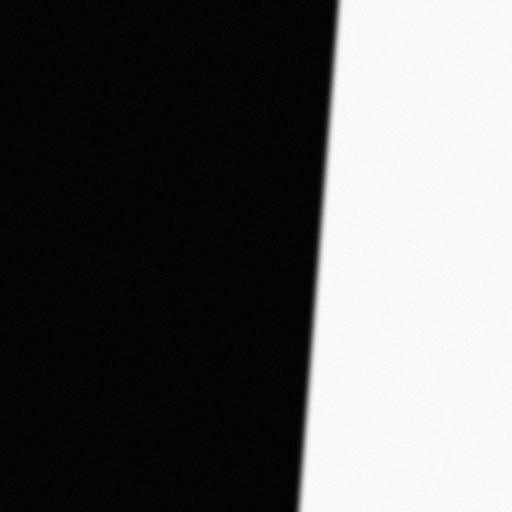
#> input picture images/fantom01.bmp, 512 x 512 px; its folder holds 4 pictures in this run
$ python mtf.py   (older library calls are emulated)
#> lines starting #> are read from the running program, lines starting #| are printed output that depends on the picture
import numpy as np
import matplotlib.pyplot as plt
import cv2
from scipy.fftpack import fft
import os
import random

M = 512
dw = 1 / M
s = 500 * 1e-6
w_param = 1

def MTF(img):
    # nalazenje pragova
    for i in range(512):
        if img[10, i] > 50:
            x11 = i
            y11 = img[10, i]
            break

    for i in range(512):
        if img[500, i] > 50:
            x21 = i
            y21 = img[500, i]
            break

    for i in range(512):
        if img[10, i] > 200:
            x12 = i
            y12 = img[10, i]
            break

    for i in range(512):
        if img[500, i] > 200:
            x22 = i
            y22 = img[500, i]
            break

    k1 = (y12 - y11) / (x12 - x11)
    m1 = (125 - y11) / k1 + x11

    k2 = (y22 - y21) / (x22 - x21)
    m2 = (125 - y21) / k2 + x21

    br = 0
    for i in range(512):
        if img[500, i] > 150:
            br += 1
        if img[10, i] > 150:
            break

    # d = np.abs(m1 - m2)
    d = br * 0.5
    dx = d / 489;

    if x11 == x12 and x21 == x22:
        N = 1
    else:
        N = int(np.floor(1 / dx))

    # ESF
    img_cut = img[:N, :]

    if N == 1:
        esf = np.reshape(img_cut.T, N * 512)
    else:
        # ako nemamo slope uzimamo samo jedan red na sredini
        esf = img[250, :]

    # LSF
    lsf = np.gradient(esf)

    # MTF
    mtf = fft(lsf)
    mtf_normalized = np.abs(mtf[: ((N * 512) // 2)] / mtf[0])
    mtf_normalized = mtf_normalized[:M//2]
    return mtf_normalized

def img_params(img, img_number):
    # slope-> poredimo prvu pojavu belog piksela u prvom i poslednjem redu
    first = 0
    last = 0
    slope = 0
    for i in range(512):
        if img[0, i] > 100: # prag za beli pixel je 100
            first = i
            break
        if img[511, i] > 100:
            last = i
            break
    if first != last:
        slope = 1

    contrast = (np.max(img) - np.min(img)) / (np.max(img) + np.min(img))
    snr = 20 * np.log10(np.mean(img) / np.std(img))
    laplacian = cv2.Laplacian(img, cv2.CV_64F)
    blur = np.var(laplacian)

    return {
        'num': img_number,
        'slope': slope,
        'contrast': contrast,
        'snr': snr,
        'blur': blur,
    }

def analyze(params_list):
    contrasts = [p['contrast'] for p in params_list]
    snrs = [p['snr'] for p in params_list]
    blurs = [p['blur'] for p in params_list]

    mean_contrast = np.sum(contrasts) / 16
    mean_snr = np.sum(snrs) / len(snrs)
    mean_blur = np.sum(blurs) / 16

    contrasts_desc = ['high' if c >= mean_contrast else 'low' for c in contrasts]
    snrs_desc = ['high' if s >= mean_snr else 'low' for s in snrs]
    blurs_desc = ['high' if b >= mean_blur else 'low' for b in blurs]

    w = np.linspace(0, w_param, 256)
    cutoff_f = [w[np.argmax(p['mtf'] < 0.1)] for p in params_list]

    params_desc = []
    for i in range(16):
        param_desc = {
            'img': params_list[i]['img'],
            'mtf': params_list[i]['mtf'],
            'cutoff': cutoff_f[i],
            'num': params_list[i]['num'],
            'slope': params_list[i]['slope'],
            'contrast': contrasts_desc[i],
            'snr': snrs_desc[i],
            'blur': blurs_desc[i],
        }
        params_desc.append(param_desc)
    return params_desc

def subplot_img_mtf(img, x, y, title: str = ''):
    ideal_mtf = np.abs(np.sinc(x))
    plt.figure()
    plt.subplot(1, 2, 1)
    plt.imshow(img, cmap='gray')
    plt.subplot(1, 2, 2)
    plt.title(title)
    plt.plot(x, y)
    plt.plot(x, ideal_mtf)
    plt.xlabel('ciklusa/mm')
    plt.ylabel('MTF')
    plt.grid()
    plt.show()

def print_params(params):
    print('phantom number: ', params['num'])
    print('cutoff freq: ', params['cutoff'])
    print('slope: ', params['slope'])
    print('blur: ', params['blur'])
    print('snr: ', params['snr'])
    print()

if __name__ == '__main__':

    file_list = os.listdir('images')

    params_list = []

    w = np.linspace(0, w_param, 256)
    ideal_mtf = np.abs(np.sinc(w/2))

    for file in file_list:
        img = cv2.imread(f'images/{file}', 0)
#> img is the input picture: shape (512, 512); min 2, max 251, mean 96.4
        img_number = int(file[6:8])
        params = img_params(img, img_number)
#> in img_params, `contrast = (np.max(img) - np.min(img)) / (np.max(img) + np.min(img))`: contrast = 0.984
#> in img_params, `snr = 20 * np.log10(np.mean(img) / np.std(img))`: snr = -1.75
#> in img_params, `laplacian = cv2.Laplacian(img, cv2.CV_64F)`:
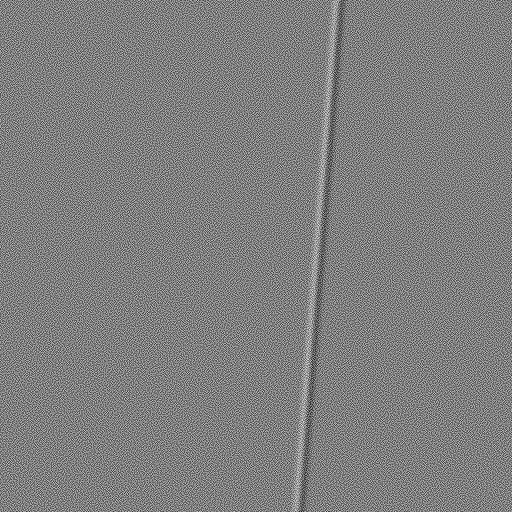
#> laplacian: shape (512, 512) float64; min -23, max 23, mean 0; drawn with min black and max white
#> in img_params, `blur = np.var(laplacian)`: blur = 40.48
#> params = {'num': 1, 'slope': 1, 'contrast': 0.984, 'snr': -1.75, 'blur': 40.48}
        params['img'] = img
        params['mtf'] = MTF(img)
#> the loop in MTF, `for i in range(512):` made 337 passes
#> y11 on pass 337: 77
#> the loop in MTF, `for i in range(512):` made 298 passes
#> y21 on pass 298: 61
#> the loop in MTF, `for i in range(512):` made 342 passes
#> y12 on pass 342: 215
#> the loop in MTF, `for i in range(512):` made 303 passes
#> y22 on pass 303: 205
#> in MTF, `k1 = (y12 - y11) / (x12 - x11)`: k1 = 27.6
#> in MTF, `m1 = (125 - y11) / k1 + x11`: m1 = 337.7
#> in MTF, `k2 = (y22 - y21) / (x22 - x21)`: k2 = 28.8
#> in MTF, `m2 = (125 - y21) / k2 + x21`: m2 = 299.2
#> after the loop in MTF, `for i in range(512):`: br = 40
#> in MTF, `d = br * 0.5`: d = 20
#> in MTF, `dx = d / 489;`: dx = 0.0409
#> in MTF, `N = int(np.floor(1 / dx))`: N = 24
#> in MTF, `img_cut = img[:N, :]`:
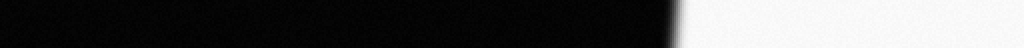
#> img_cut: shape (24, 512) (shown 2 times larger); min 2, max 251, mean 87.2
#> in MTF, `esf = img[250, :]`: esf = 512 values, max 251 at index 327, min 2 at index 1, mean 96.14
#> in MTF, `lsf = np.gradient(esf)`: lsf = 512 values, max 30.5 at index 318, min -2 at index 11, mean 0.484
#> in MTF, `mtf_normalized = np.abs(mtf[: ((N * 512) // 2)] / mtf[0])`: mtf_normalized = 512 values, max 1 at index 0, min 0.00291 at index 253, mean 0.189
#> in MTF, `mtf_normalized = mtf_normalized[:M//2]`: mtf_normalized = 256 values, max 1 at index 0, min 0.00291 at index 253, mean 0.191
        params_list.append(params)
#> pass 2 of the loop `for file in file_list:`:
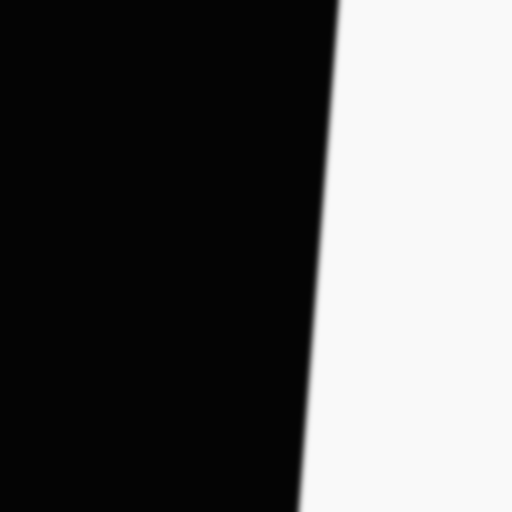
#> input picture images/fantom02.bmp, 512 x 512 px
#> img is the input picture: shape (512, 512); min 4, max 249, mean 96.4
#> contrast = 0.968
#> in img_params (call 2), `laplacian = cv2.Laplacian(img, cv2.CV_64F)`:
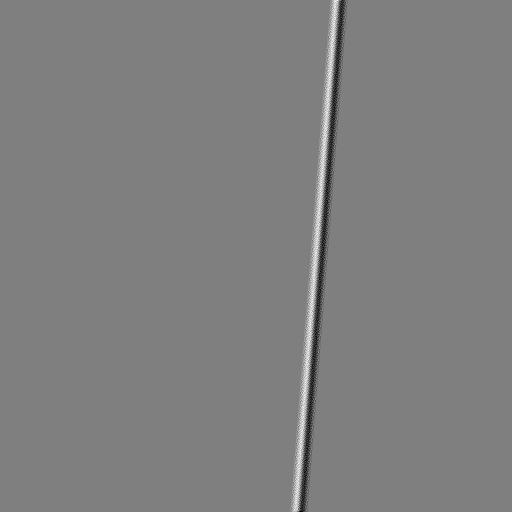
#> laplacian: shape (512, 512) float64; min -9, max 9, mean -1.91e-05; drawn with min black and max white
#> blur = 0.628
#> params = {'num': 2, 'slope': 1, 'contrast': 0.968, 'snr': -1.75, 'blur': 0.628}
#> the loop in MTF (call 2), `for i in range(512):` made 337 passes
#> y11 on pass 337: 75
#> the loop in MTF (call 2), `for i in range(512):` made 298 passes
#> y21 on pass 298: 63
#> the loop in MTF (call 2), `for i in range(512):` made 342 passes
#> the loop in MTF (call 2), `for i in range(512):` made 303 passes
#> y22 on pass 303: 206
#> k1 = 28
#> m1 = 337.8
#> k2 = 28.6
#> after the loop in MTF (call 2), `for i in range(512):`: br = 40
#> in MTF (call 2), `img_cut = img[:N, :]`:
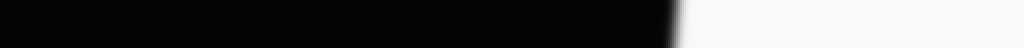
#> img_cut: shape (24, 512) (shown 2 times larger); min 4, max 249, mean 87.2
#> esf = 512 values from 4 to 249
#> lsf = 512 values, max 31 at index 319, min 0 at index 0, mean 0.479
#> in MTF (call 2), `mtf_normalized = np.abs(mtf[: ((N * 512) // 2)] / mtf[0])`: mtf_normalized = 512 values, max 1 at index 0, min 0 at index 256, mean 0.13
#> in MTF (call 2), `mtf_normalized = mtf_normalized[:M//2]`: mtf_normalized = 256 values, max 1 at index 0, min 2.7e-05 at index 255, mean 0.132
#> pass 3 of the loop `for file in file_list:`:
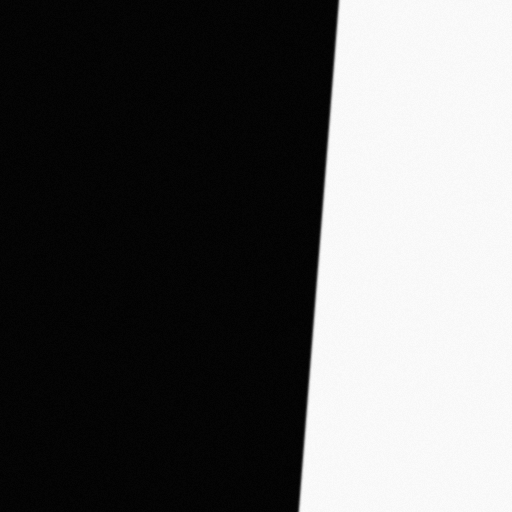
#> input picture images/fantom03.bmp, 512 x 512 px
#> img is the input picture: shape (512, 512); min 2, max 251, mean 96.4
#> contrast = 0.984
#> snr = -1.79
#> in img_params (call 3), `laplacian = cv2.Laplacian(img, cv2.CV_64F)`:
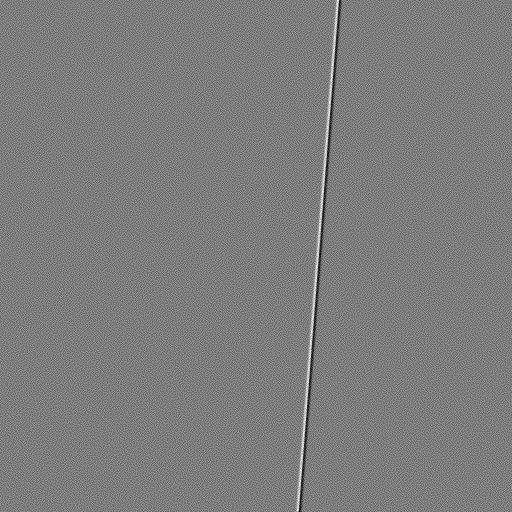
#> laplacian: shape (512, 512) float64; min -53, max 55, mean 0; drawn with min black and max white
#> blur = 50.36
#> params = {'num': 3, 'slope': 1, 'contrast': 0.984, 'snr': -1.79, 'blur': 50.36}
#> the loop in MTF (call 3), `for i in range(512):` made 338 passes
#> y11 on pass 338: 69
#> the loop in MTF (call 3), `for i in range(512):` made 300 passes
#> y21 on pass 300: 109
#> the loop in MTF (call 3), `for i in range(512):` made 340 passes
#> y12 on pass 340: 218
#> the loop in MTF (call 3), `for i in range(512):` made 302 passes
#> y22 on pass 302: 233
#> k1 = 74.5
#> k2 = 62
#> m2 = 299.3
#> after the loop in MTF (call 3), `for i in range(512):`: br = 39
#> d = 19.5
#> dx = 0.0399
#> N = 25
#> in MTF (call 3), `img_cut = img[:N, :]`:
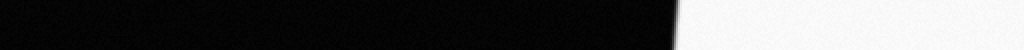
#> img_cut: shape (25, 512) (shown 2 times larger); min 2, max 251, mean 87.3
#> esf = 512 values, max 251 at index 327, min 2 at index 0, mean 96.22
#> lsf = 512 values, max 76.5 at index 319, min -2 at index 18, mean 0.483
#> in MTF (call 3), `mtf_normalized = np.abs(mtf[: ((N * 512) // 2)] / mtf[0])`: mtf_normalized = 512 values, max 1 at index 5, min 0.00344 at index 142, mean 0.338
#> in MTF (call 3), `mtf_normalized = mtf_normalized[:M//2]`: mtf_normalized = 256 values, max 1 at index 5, min 0.00344 at index 142, mean 0.34
#> the loop made 4 passes; the first 3 are shown

#> (the run stopped early here; a loop or call above may not have finished)
